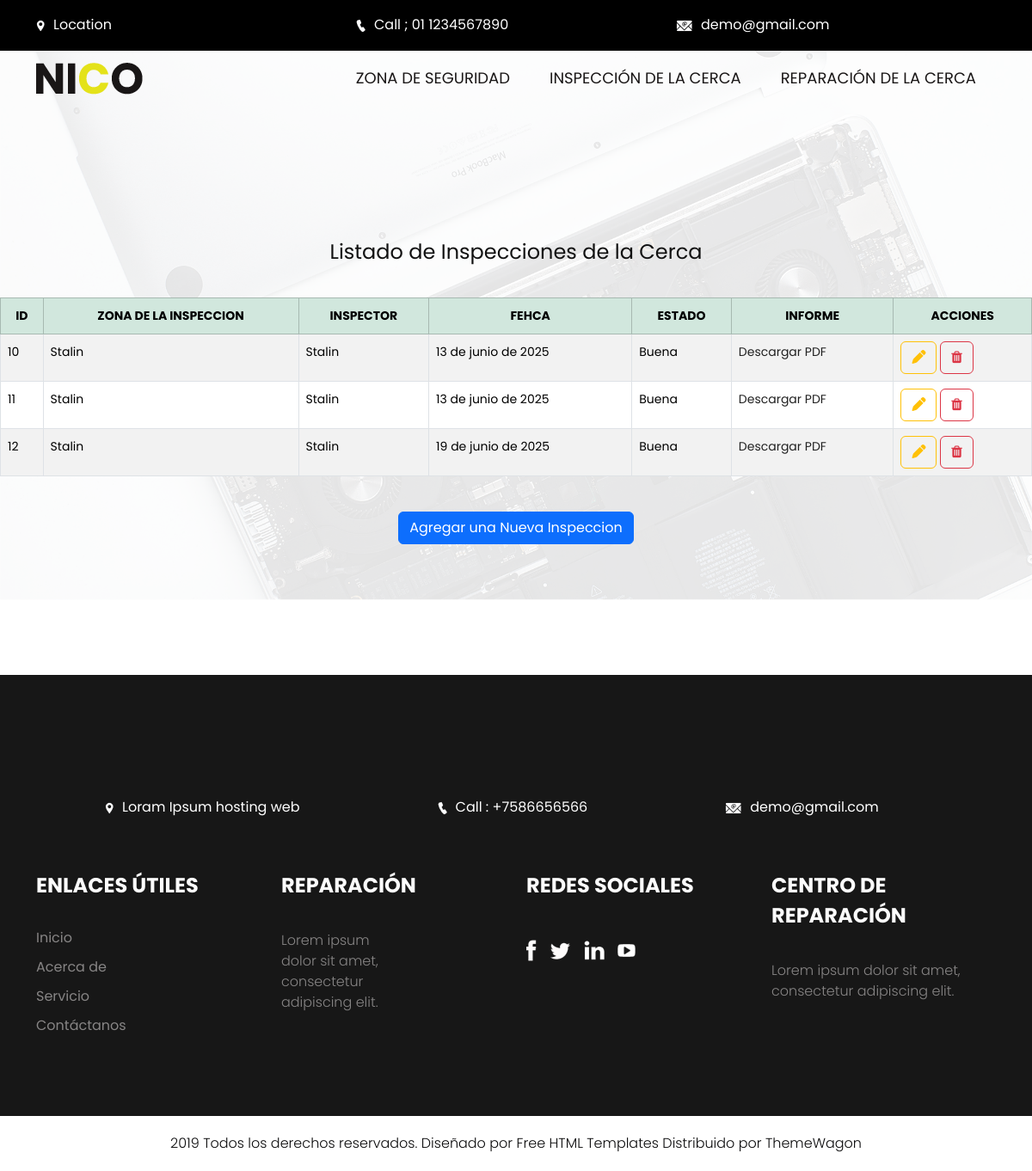
Screenshot of /inicio2 with the database file from the repository.
### Aplicaciones/inspeccionCerca/models.py (models this page shows, shortened)
class inspeccionCerca(models.Model):
    id = models.AutoField(primary_key=True)
    zona = models.ForeignKey(zonaSeguridad, on_delete=models.CASCADE)
    inspector = models.CharField(max_length=100)
    fecha = models.DateField()
    estado = models.CharField()
    pdf=models.FileField(upload_to='pdf', null=True, blank=True)

### Aplicaciones/zonaSeguridad/models.py (models this page shows, shortened)
class zonaSeguridad(models.Model):
    id = models.AutoField(primary_key=True)
    nombre = models.CharField(max_length=100)
    tipoCerca = models.CharField(max_length=100)
    longitud = models.CharField(max_length=100)
    logo=models.FileField(upload_to='cargos', null=True, blank=True)

### Aplicaciones/inspeccionCerca/views.py (the view)
# urls.py: path('inicio2',views.inicio2,name='inicio2'),
def inicio2(request):
    listadoInspeccion = inspeccionCerca.objects.all()
    return render(request, "inicio2.html", {'Cercas': listadoInspeccion})

### Aplicaciones/inspeccionCerca/templates/inicio2.html (shortened to what this page needs)
{% extends './plantilla.html' %}
{% load static %}
{% block contenido %}
<br><br><br><br><br><br>
<h1 class="text-center">Listado de Inspecciones de la Cerca</h1>
<br>
<table class="table table-bordered table-striped table-hover" id="tbl_inspeccion">
    <thead>
        <tr class="table-success text-center">
            <th>ID</th>
            <th>ZONA DE LA INSPECCION</th>
            <th>INSPECTOR</th>
            <th>FEHCA</th>
            <th>ESTADO</th>
            <th>INFORME</th>
            <th>ACCIONES</th>
        </tr>
    </thead>
    <tbody>
        {% for cargoCerca in Cercas %}
            <tr>
                <td>{{cargoCerca.id}}</td>
                <td>{{cargoCerca.zona.nombre}}</td>
                <td>{{cargoCerca.inspector}}</td>
                <td>{{cargoCerca.fecha}}</td>
                <td>{{cargoCerca.estado}}</td>
                <td>
                    {% if cargoCerca.pdf %}
                        <a href="{{ cargoCerca.pdf.url }}" download>Descargar PDF</a>
                    {% else %}
                        Ningún Documento Subido
                    {% endif %}
                </td>
                <td>
                    <a href="editarInspeccion/{{cargoCerca.id}}" class="btn btn-outline-warning"><i class="fa fa-pen"></i></a>
                    <a href="#"
                    onclick="eliminarInspeccion('{{cargoCerca.id}}')"
                    class="btn btn-outline-danger">
                        <i class="fa fa-trash"></i>
                    </a>
                </td>
            </tr>
        {% endfor %}
    </tbody>
</table>
<br>
<div class="text-center">
    <a href="nuevaInspecion" class="btn btn-primary">
        Agregar una Nueva Inspeccion
    </a>
</div>
<br><br><br><br><br><br>
{% endblock %}

### manteSJ/static/Plantilla/nico/css/style.css (style rules this page uses)
* { box-sizing: border-box !important; transition: ease all 0.5s; }
html { scroll-behavior: smooth; }
body { color: #666666; font-size: 14px; font-family:Poppins; line-height: 1.80857; font-weight: normal; overflow-x: hidden; }
a { color: #1f1f1f; text-decoration: none !important; outline: none !important; -webkit-transition: all .3s ease-in-out; -moz-transition: all .3s ease-in-out; -ms-transition: all .3s ease-in-out; -o-transition: all .3s ease-in-out; transition: all .3s ease-in-out; }
h1, h2, h3, h4, h5, h6 { letter-spacing: 0; font-weight: normal; position: relative; padding: 0 0 10px 0; font-weight: normal; line-height: normal; color: #111111; margin: 0 }
h1 { font-size: 24px }
*, *::after, *::before { -webkit-box-sizing: border-box; -moz-box-sizing: border-box; box-sizing: border-box; }
a { color: #222222; text-decoration: none; outline: none !important; }
a, .btn { text-decoration: none !important; outline: none !important; -webkit-transition: all .3s ease-in-out; -moz-transition: all .3s ease-in-out; -ms-transition: all .3s ease-in-out; -o-transition: all .3s ease-in-out; transition: all .3s ease-in-out; }

### rows the page displays
inspeccionCerca: id "10", zona.nombre "Stalin", inspector "Stalin", fecha "13 de junio de 2025", estado "Buena"
inspeccionCerca: id "11", zona.nombre "Stalin", inspector "Stalin", fecha "13 de junio de 2025", estado "Buena"
inspeccionCerca: id "12", zona.nombre "Stalin", inspector "Stalin", fecha "19 de junio de 2025", estado "Buena"
